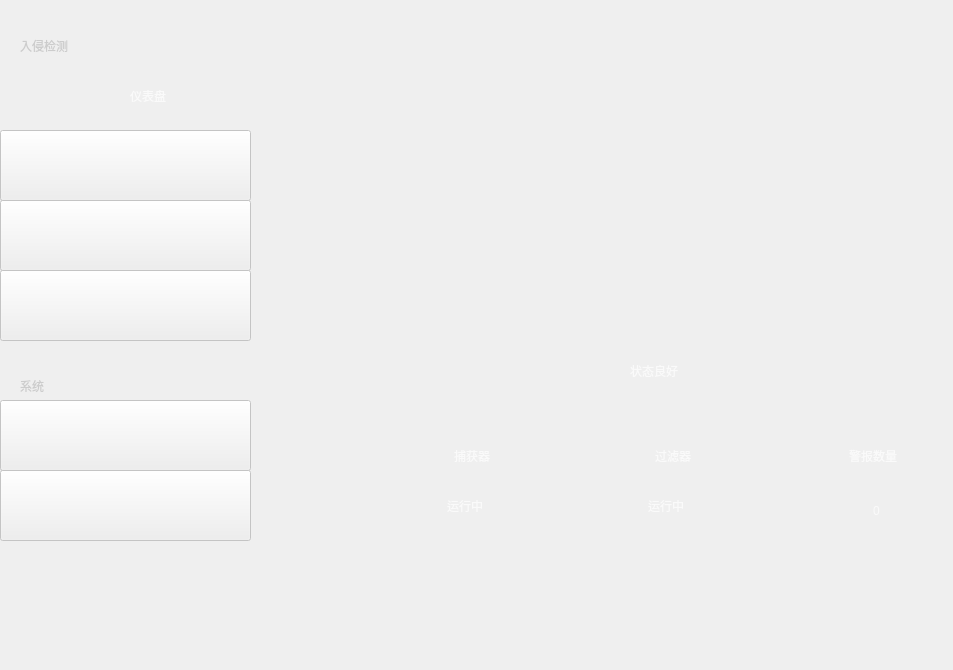
    <widget class="QWidget" name="home">
     <property name="enabled">
      <bool>false</bool>
     </property>
     <property name="styleSheet">
      <string notr="true">background-image: url(:/bg-img/Design/imgHome.png);</string>
     </property>
     <widget class="QGraphicsView" name="MainLogo">
      <property name="geometry">
       <rect>
        <x>540</x>
        <y>40</y>
        <width>271</width>
        <height>301</height>
       </rect>
      </property>
      <property name="styleSheet">
       <string notr="true">background-image: url(:/logo/Design/logoMain.png);
border-color: qradialgradient(spread:pad, cx:0.5, cy:0.5, radius:0.48187, fx:0.5001, fy:0.506182, stop:1 rgba(255, 255, 255, 0));</string>
      </property>
      <property name="frameShape">
       <enum>QFrame::NoFrame</enum>
      </property>
      <property name="lineWidth">
       <number>0</number>
      </property>
     </widget>
     <widget class="QLabel" name="MainTitleStatus">
      <property name="geometry">
       <rect>
        <x>630</x>
        <y>350</y>
        <width>101</width>
        <height>41</height>
       </rect>
      </property>
      <property name="styleSheet">
       <string notr="true">background-image: url(:/blank/Design/blank.png);
font: 24pt &quot;PingFang SC&quot;;
color: rgb(250, 250, 250);</string>
      </property>
      <property name="text">
       <string>状态良好</string>
      </property>
      <property name="textFormat">
       <enum>Qt::AutoText</enum>
      </property>
      <property name="wordWrap">
       <bool>true</bool>
      </property>
      <property name="margin">
       <number>0</number>
      </property>
     </widget>
     <widget class="QGraphicsView" name="filterBGpic">
      <property name="geometry">
       <rect>
        <x>600</x>
        <y>430</y>
        <width>144</width>
        <height>147</height>
       </rect>
      </property>
      <property name="styleSheet">
       <string notr="true">background-image: url(:/icon/Design/iconStatusBoard.png);</string>
      </property>
      <property name="frameShape">
       <enum>QFrame::NoFrame</enum>
      </property>
     </widget>
     <widget class="QGraphicsView" name="capBGpic">
      <property name="geometry">
       <rect>
        <x>400</x>
        <y>430</y>
        <width>144</width>
        <height>147</height>
       </rect>
      </property>
      <property name="styleSheet">
       <string notr="true">background-image: url(:/icon/Design/iconStatusBoard.png);</string>
      </property>
      <property name="frameShape">
       <enum>QFrame::NoFrame</enum>
      </property>
     </widget>
     <widget class="QGraphicsView" name="alarmBGpic">
      <property name="geometry">
       <rect>
        <x>800</x>
        <y>430</y>
        <width>144</width>
        <height>147</height>
       </rect>
      </property>
      <property name="styleSheet">
       <string notr="true">background-image: url(:/icon/Design/iconStatusBoard.png);</string>
      </property>
      <property name="frameShape">
       <enum>QFrame::NoFrame</enum>
      </property>
     </widget>
     <widget class="QLabel" name="cap">
      <property name="geometry">
       <rect>
        <x>454</x>
        <y>440</y>
        <width>81</width>
        <height>31</height>
       </rect>
      </property>
      <property name="styleSheet">
       <string notr="true">background-image: url(:/blank/Design/blank.png);
font: 14pt &quot;PingFang SC&quot;;
color: rgb(250, 250, 250);</string>
      </property>
      <property name="text">
       <string>捕获器</string>
      </property>
      <property name="textFormat">
       <enum>Qt::AutoText</enum>
      </property>
      <property name="wordWrap">
       <bool>true</bool>
      </property>
      <property name="margin">
       <number>0</number>
      </property>
     </widget>
     <widget class="QLabel" name="filter">
      <property name="geometry">
       <rect>
        <x>655</x>
        <y>440</y>
        <width>81</width>
        <height>31</height>
       </rect>
      </property>
      <property name="styleSheet">
       <string notr="true">background-image: url(:/blank/Design/blank.png);
font: 14pt &quot;PingFang SC&quot;;
color: rgb(250, 250, 250);</string>
      </property>
      <property name="text">
       <string>过滤器</string>
      </property>
      <property name="textFormat">
       <enum>Qt::AutoText</enum>
      </property>
      <property name="wordWrap">
       <bool>true</bool>
      </property>
      <property name="margin">
       <number>0</number>
      </property>
     </widget>
     <widget class="QLabel" name="alarm_2">
      <property name="geometry">
       <rect>
        <x>849</x>
        <y>440</y>
        <width>81</width>
        <height>31</height>
       </rect>
      </property>
      <property name="styleSheet">
       <string notr="true">background-image: url(:/blank/Design/blank.png);
font: 14pt &quot;PingFang SC&quot;;
color: rgb(250, 250, 250);</string>
      </property>
      <property name="text">
       <string>警报数量</string>
      </property>
      <property name="textFormat">
       <enum>Qt::AutoText</enum>
      </property>
      <property name="wordWrap">
       <bool>true</bool>
      </property>
      <property name="margin">
       <number>0</number>
      </property>
     </widget>
     <widget class="QLabel" name="capStatus">
      <property name="geometry">
       <rect>
        <x>447</x>
        <y>490</y>
        <width>61</width>
        <height>31</height>
       </rect>
      </property>
      <property name="styleSheet">
       <string notr="true">background-image: url(:/blank/Design/blank.png);
font: 18pt &quot;PingFang SC&quot;;
color: rgb(250, 250, 250);</string>
      </property>
      <property name="text">
       <string>运行中</string>
      </property>
      <property name="textFormat">
       <enum>Qt::AutoText</enum>
      </property>
      <property name="wordWrap">
       <bool>true</bool>
      </property>
      <property name="margin">
       <number>0</number>
      </property>
     </widget>
     <widget class="QLabel" name="filterStatus">
      <property name="geometry">
       <rect>
        <x>648</x>
        <y>490</y>
        <width>61</width>
        <height>31</height>
       </rect>
      </property>
      <property name="styleSheet">
       <string notr="true">background-image: url(:/blank/Design/blank.png);
font: 18pt &quot;PingFang SC&quot;;
color: rgb(250, 250, 250);</string>
      </property>
      <property name="text">
       <string>运行中</string>
      </property>
      <property name="textFormat">
       <enum>Qt::AutoText</enum>
      </property>
      <property name="wordWrap">
       <bool>true</bool>
      </property>
      <property name="margin">
       <number>0</number>
      </property>
     </widget>
     <widget class="QLabel" name="alarmNum">
      <property name="geometry">
       <rect>
        <x>846</x>
        <y>490</y>
        <width>61</width>
        <height>41</height>
       </rect>
      </property>
      <property name="styleSheet">
       <string notr="true">background-image: url(:/blank/Design/blank.png);
font: 24pt &quot;Arial Rounded MT Bold&quot;;
color: rgb(250, 250, 250);</string>
      </property>
      <property name="text">
       <string>0</string>
      </property>
      <property name="textFormat">
       <enum>Qt::AutoText</enum>
      </property>
      <property name="alignment">
       <set>Qt::AlignCenter</set>
      </property>
      <property name="wordWrap">
       <bool>true</bool>
      </property>
      <property name="margin">
       <number>0</number>
      </property>
     </widget>
     <widget class="QFrame" name="HomeMenu">
      <property name="geometry">
       <rect>
        <x>0</x>
        <y>30</y>
        <width>251</width>
        <height>631</height>
       </rect>
      </property>
      <property name="styleSheet">
       <string notr="true">background-image: url(:/blank/Design/blank.png);</string>
      </property>
      <property name="frameShape">
       <enum>QFrame::NoFrame</enum>
      </property>
      <property name="frameShadow">
       <enum>QFrame::Raised</enum>
      </property>
      <widget class="QGraphicsView" name="iconAlarm">
       <property name="geometry">
        <rect>
         <x>50</x>
         <y>110</y>
         <width>50</width>
         <height>44</height>
        </rect>
       </property>
       <property name="styleSheet">
        <string notr="true">background-image: url(:/icon/Design/iconAlarm.png);</string>
       </property>
       <property name="frameShape">
        <enum>QFrame::NoFrame</enum>
       </property>
       <property name="lineWidth">
        <number>-2</number>
       </property>
      </widget>
      <widget class="QGraphicsView" name="iconMode">
       <property name="geometry">
        <rect>
         <x>50</x>
         <y>180</y>
         <width>50</width>
         <height>44</height>
        </rect>
       </property>
       <property name="styleSheet">
        <string notr="true">
background-image: url(:/icon/Design/iconMode.png);</string>
       </property>
       <property name="frameShape">
        <enum>QFrame::NoFrame</enum>
       </property>
       <property name="lineWidth">
        <number>-2</number>
       </property>
      </widget>
      <widget class="QGraphicsView" name="iconDashboard">
       <property name="geometry">
        <rect>
         <x>50</x>
         <y>40</y>
         <width>55</width>
         <height>47</height>
        </rect>
       </property>
       <property name="styleSheet">
        <string notr="true">background-image: url(:/icon/Design/iconStatus.png);</string>
       </property>
       <property name="frameShape">
        <enum>QFrame::NoFrame</enum>
       </property>
       <property name="lineWidth">
        <number>-2</number>
       </property>
      </widget>
      <widget class="QGraphicsView" name="iconSettings">
       <property name="geometry">
        <rect>
         <x>50</x>
         <y>380</y>
         <width>48</width>
         <height>50</height>
        </rect>
       </property>
       <property name="styleSheet">
        <string notr="true">background-image: url(:/icon/Design/iconSettings.png);</string>
       </property>
       <property name="frameShape">
        <enum>QFrame::NoFrame</enum>
       </property>
       <property name="lineWidth">
        <number>-2</number>
       </property>
      </widget>
      <widget class="QGraphicsView" name="iconAbout">
       <property name="geometry">
        <rect>
         <x>50</x>
         <y>450</y>
         <width>54</width>
         <height>47</height>
        </rect>
       </property>
       <property name="styleSheet">
        <string notr="true">background-image: url(:/icon/Design/iconAbout.png);</string>
       </property>
       <property name="frameShape">
        <enum>QFrame::NoFrame</enum>
       </property>
       <property name="lineWidth">
        <number>-2</number>
       </property>
      </widget>
      <widget class="QGraphicsView" name="iconLog">
       <property name="geometry">
        <rect>
         <x>60</x>
         <y>250</y>
         <width>44</width>
         <height>44</height>
        </rect>
       </property>
       <property name="styleSheet">
        <string notr="true">background-image: url(:/icon/Design/iconLog.png);</string>
       </property>
       <property name="frameShape">
        <enum>QFrame::NoFrame</enum>
       </property>
       <property name="lineWidth">
        <number>-2</number>
       </property>
      </widget>
      <widget class="QGraphicsView" name="indicatorHome">
       <property name="geometry">
        <rect>
         <x>0</x>
         <y>30</y>
         <width>251</width>
         <height>71</height>
        </rect>
       </property>
       <property name="styleSheet">
        <string notr="true">background-image: url(:/icon/Design/iconSelection.png);</string>
       </property>
       <property name="frameShape">
        <enum>QFrame::NoFrame</enum>
       </property>
      </widget>
      <widget class="QLabel" name="ruqinjiance">
       <property name="geometry">
        <rect>
         <x>20</x>
         <y>0</y>
         <width>121</width>
         <height>31</height>
        </rect>
       </property>
       <property name="styleSheet">
        <string notr="true">background-image: url(:/blank/Design/blank.png);
font: 14pt &quot;PingFang SC&quot;;
color: rgb(204, 204, 204);</string>
       </property>
       <property name="text">
        <string>入侵检测</string>
       </property>
       <property name="textFormat">
        <enum>Qt::AutoText</enum>
       </property>
       <property name="wordWrap">
        <bool>true</bool>
       </property>
       <property name="margin">
        <number>0</number>
       </property>
      </widget>
      <widget class="QLabel" name="xitong">
       <property name="geometry">
        <rect>
         <x>20</x>
         <y>340</y>
         <width>121</width>
         <height>31</height>
        </rect>
       </property>
       <property name="styleSheet">
        <string notr="true">background-image: url(:/blank/Design/blank.png);
font: 14pt &quot;PingFang SC&quot;;
color: rgb(204, 204, 204);</string>
       </property>
       <property name="text">
        <string>系统</string>
       </property>
       <property name="textFormat">
        <enum>Qt::AutoText</enum>
       </property>
       <property name="wordWrap">
        <bool>true</bool>
       </property>
       <property name="margin">
        <number>0</number>
       </property>
      </widget>
      <widget class="QLabel" name="txtAbout">
       <property name="geometry">
        <rect>
         <x>130</x>
         <y>460</y>
         <width>61</width>
         <height>31</height>
        </rect>
       </property>
       <property name="styleSheet">
        <string notr="true">background-image: url(:/blank/Design/blank.png);
font: 18pt &quot;PingFang SC&quot;;
color: rgb(250, 250, 250);</string>
       </property>
       <property name="text">
        <string>关   于</string>
       </property>
       <property name="textFormat">
        <enum>Qt::AutoText</enum>
       </property>
       <property name="wordWrap">
        <bool>true</bool>
       </property>
       <property name="margin">
        <number>0</number>
       </property>
      </widget>
      <widget class="QLabel" name="txtMode">
       <property name="geometry">
        <rect>
         <x>130</x>
         <y>190</y>
         <width>61</width>
         <height>31</height>
        </rect>
       </property>
       <property name="styleSheet">
        <string notr="true">background-image: url(:/blank/Design/blank.png);
font: 18pt &quot;PingFang SC&quot;;
color: rgb(250, 250, 250);</string>
       </property>
       <property name="text">
        <string>模   式</string>
       </property>
       <property name="textFormat">
        <enum>Qt::AutoText</enum>
       </property>
       <property name="wordWrap">
        <bool>true</bool>
       </property>
       <property name="margin">
        <number>0</number>
       </property>
      </widget>
      <widget class="QLabel" name="txtAlarm">
       <property name="geometry">
        <rect>
         <x>130</x>
         <y>120</y>
         <width>61</width>
         <height>31</height>
        </rect>
       </property>
       <property name="styleSheet">
        <string notr="true">background-image: url(:/blank/Design/blank.png);
font: 18pt &quot;PingFang SC&quot;;
color: rgb(250, 250, 250);</string>
       </property>
       <property name="text">
        <string>警   报</string>
       </property>
       <property name="textFormat">
        <enum>Qt::AutoText</enum>
       </property>
       <property name="wordWrap">
        <bool>true</bool>
       </property>
       <property name="margin">
        <number>0</number>
       </property>
      </widget>
      <widget class="QLabel" name="txtLog">
       <property name="geometry">
        <rect>
         <x>130</x>
         <y>260</y>
         <width>61</width>
         <height>31</height>
        </rect>
       </property>
       <property name="styleSheet">
        <string notr="true">background-image: url(:/blank/Design/blank.png);
font: 18pt &quot;PingFang SC&quot;;
color: rgb(250, 250, 250);</string>
       </property>
       <property name="text">
        <string>日   志</string>
       </property>
       <property name="textFormat">
        <enum>Qt::AutoText</enum>
       </property>
       <property name="wordWrap">
        <bool>true</bool>
       </property>
       <property name="margin">
        <number>0</number>
       </property>
      </widget>
      <widget class="QLabel" name="txtDashboard">
       <property name="geometry">
        <rect>
         <x>130</x>
         <y>50</y>
         <width>61</width>
         <height>31</height>
        </rect>
       </property>
       <property name="styleSheet">
        <string notr="true">background-image: url(:/blank/Design/blank.png);
font: 18pt &quot;PingFang SC&quot;;
color: rgb(250, 250, 250);</string>
       </property>
       <property name="text">
        <string>仪表盘</string>
       </property>
       <property name="textFormat">
        <enum>Qt::AutoText</enum>
       </property>
       <property name="wordWrap">
        <bool>true</bool>
       </property>
       <property name="margin">
        <number>0</number>
       </property>
      </widget>
      <widget class="QLabel" name="txtSettings">
       <property name="geometry">
        <rect>
         <x>130</x>
         <y>390</y>
         <width>61</width>
         <height>31</height>
        </rect>
       </property>
       <property name="styleSheet">
        <string notr="true">background-image: url(:/blank/Design/blank.png);
font: 18pt &quot;PingFang SC&quot;;
color: rgb(250, 250, 250);</string>
       </property>
       <property name="text">
        <string>设   置</string>
       </property>
       <property name="textFormat">
        <enum>Qt::AutoText</enum>
       </property>
       <property name="wordWrap">
        <bool>true</bool>
       </property>
       <property name="margin">
        <number>0</number>
       </property>
      </widget>
      <widget class="QPushButton" name="linkHomeToAbout">
       <property name="geometry">
        <rect>
         <x>0</x>
         <y>440</y>
         <width>251</width>
         <height>71</height>
        </rect>
       </property>
       <property name="styleSheet">
        <string notr="true">background-image: url(:/blank/Design/blank.png);
border-image: url(:/blank/Design/blank.png);</string>
       </property>
       <property name="text">
        <string/>
       </property>
      </widget>
      <widget class="QPushButton" name="linkHomeToSettings">
       <property name="geometry">
        <rect>
         <x>0</x>
         <y>370</y>
         <width>251</width>
         <height>71</height>
        </rect>
       </property>
       <property name="styleSheet">
        <string notr="true">background-image: url(:/blank/Design/blank.png);
border-image: url(:/blank/Design/blank.png);</string>
       </property>
       <property name="text">
        <string/>
       </property>
      </widget>
      <widget class="QPushButton" name="linkHomeToLog">
       <property name="geometry">
        <rect>
         <x>0</x>
         <y>240</y>
         <width>251</width>
         <height>71</height>
        </rect>
       </property>
       <property name="styleSheet">
        <string notr="true">background-image: url(:/blank/Design/blank.png);
border-image: url(:/blank/Design/blank.png);</string>
       </property>
       <property name="text">
        <string/>
       </property>
      </widget>
      <widget class="QPushButton" name="linkHomeToMode">
       <property name="geometry">
        <rect>
         <x>0</x>
         <y>170</y>
         <width>251</width>
         <height>71</height>
        </rect>
       </property>
       <property name="styleSheet">
        <string notr="true">background-image: url(:/blank/Design/blank.png);
border-image: url(:/blank/Design/blank.png);</string>
       </property>
       <property name="text">
        <string/>
       </property>
      </widget>
      <widget class="QPushButton" name="linkHomeToAlarm">
       <property name="geometry">
        <rect>
         <x>0</x>
         <y>100</y>
         <width>251</width>
         <height>71</height>
        </rect>
       </property>
       <property name="styleSheet">
        <string notr="true">background-image: url(:/blank/Design/blank.png);
border-image: url(:/blank/Design/blank.png);</string>
       </property>
       <property name="text">
        <string/>
       </property>
      </widget>
     </widget>
     <zorder>HomeMenu</zorder>
     <zorder>MainLogo</zorder>
     <zorder>MainTitleStatus</zorder>
     <zorder>filterBGpic</zorder>
     <zorder>capBGpic</zorder>
     <zorder>alarmBGpic</zorder>
     <zorder>cap</zorder>
     <zorder>filter</zorder>
     <zorder>alarm_2</zorder>
     <zorder>capStatus</zorder>
     <zorder>filterStatus</zorder>
     <zorder>alarmNum</zorder>
    </widget>
